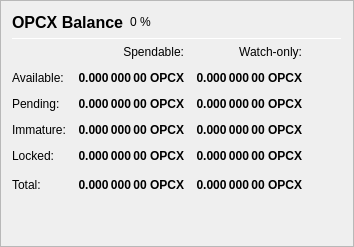
                   <widget class="QFrame" name="frame_Balances">
                    <property name="frameShape">
                     <enum>QFrame::StyledPanel</enum>
                    </property>
                    <property name="frameShadow">
                     <enum>QFrame::Raised</enum>
                    </property>
                    <layout class="QVBoxLayout" name="verticalLayout_4">
                     <item>
                      <layout class="QHBoxLayout" name="horizontalLayout_4">
                       <item>
                        <widget class="QLabel" name="label_5">
                         <property name="minimumSize">
                          <size>
                           <width>0</width>
                           <height>20</height>
                          </size>
                         </property>
                         <property name="font">
                          <font>
                           <pointsize>12</pointsize>
                           <weight>75</weight>
                           <bold>true</bold>
                          </font>
                         </property>
                         <property name="text">
                          <string>OPCX Balance</string>
                         </property>
                        </widget>
                       </item>
                       <item>
                        <widget class="QLabel" name="labelPIVPercent">
                         <property name="text">
                          <string notr="true">0 %</string>
                         </property>
                        </widget>
                       </item>
                       <item>
                        <spacer name="horizontalSpacer_3">
                         <property name="orientation">
                          <enum>Qt::Horizontal</enum>
                         </property>
                         <property name="sizeHint" stdset="0">
                          <size>
                           <width>40</width>
                           <height>20</height>
                          </size>
                         </property>
                        </spacer>
                       </item>
                      </layout>
                     </item>
                     <item>
                      <widget class="Line" name="line_Balance">
                       <property name="minimumSize">
                        <size>
                         <width>0</width>
                         <height>1</height>
                        </size>
                       </property>
                       <property name="maximumSize">
                        <size>
                         <width>16777215</width>
                         <height>1</height>
                        </size>
                       </property>
                       <property name="orientation">
                        <enum>Qt::Horizontal</enum>
                       </property>
                      </widget>
                     </item>
                     <item>
                      <layout class="QGridLayout" name="gridLayout">
                       <property name="spacing">
                        <number>12</number>
                       </property>
                       <item row="0" column="1">
                        <widget class="QLabel" name="labelSpendable">
                         <property name="text">
                          <string>Spendable:</string>
                         </property>
                         <property name="alignment">
                          <set>Qt::AlignRight|Qt::AlignTrailing|Qt::AlignVCenter</set>
                         </property>
                        </widget>
                       </item>
                       <item row="0" column="2">
                        <widget class="QLabel" name="labelWatchonly">
                         <property name="text">
                          <string>Watch-only:</string>
                         </property>
                         <property name="alignment">
                          <set>Qt::AlignRight|Qt::AlignTrailing|Qt::AlignVCenter</set>
                         </property>
                        </widget>
                       </item>
                       <item row="1" column="0">
                        <widget class="QLabel" name="labelBalanceText">
                         <property name="text">
                          <string>Available:</string>
                         </property>
                        </widget>
                       </item>
                       <item row="1" column="1">
                        <widget class="QLabel" name="labelBalance">
                         <property name="font">
                          <font>
                           <weight>75</weight>
                           <bold>true</bold>
                          </font>
                         </property>
                         <property name="cursor">
                          <cursorShape>IBeamCursor</cursorShape>
                         </property>
                         <property name="toolTip">
                          <string>Your current spendable balance</string>
                         </property>
                         <property name="text">
                          <string notr="true">0.000 000 00 OPCX</string>
                         </property>
                         <property name="alignment">
                          <set>Qt::AlignRight|Qt::AlignTrailing|Qt::AlignVCenter</set>
                         </property>
                         <property name="textInteractionFlags">
                          <set>Qt::LinksAccessibleByMouse|Qt::TextSelectableByKeyboard|Qt::TextSelectableByMouse</set>
                         </property>
                        </widget>
                       </item>
                       <item row="1" column="2">
                        <widget class="QLabel" name="labelWatchAvailable">
                         <property name="font">
                          <font>
                           <weight>75</weight>
                           <bold>true</bold>
                          </font>
                         </property>
                         <property name="cursor">
                          <cursorShape>IBeamCursor</cursorShape>
                         </property>
                         <property name="toolTip">
                          <string>Your current balance in watch-only addresses</string>
                         </property>
                         <property name="text">
                          <string notr="true">0.000 000 00 OPCX</string>
                         </property>
                         <property name="alignment">
                          <set>Qt::AlignRight|Qt::AlignTrailing|Qt::AlignVCenter</set>
                         </property>
                         <property name="textInteractionFlags">
                          <set>Qt::LinksAccessibleByMouse|Qt::TextSelectableByKeyboard|Qt::TextSelectableByMouse</set>
                         </property>
                        </widget>
                       </item>
                       <item row="2" column="0">
                        <widget class="QLabel" name="labelPendingText">
                         <property name="text">
                          <string>Pending:</string>
                         </property>
                        </widget>
                       </item>
                       <item row="2" column="1">
                        <widget class="QLabel" name="labelUnconfirmed">
                         <property name="font">
                          <font>
                           <weight>75</weight>
                           <bold>true</bold>
                          </font>
                         </property>
                         <property name="cursor">
                          <cursorShape>IBeamCursor</cursorShape>
                         </property>
                         <property name="toolTip">
                          <string>Total of transactions that have yet to be confirmed, and do not yet count toward the spendable balance</string>
                         </property>
                         <property name="text">
                          <string notr="true">0.000 000 00 OPCX</string>
                         </property>
                         <property name="alignment">
                          <set>Qt::AlignRight|Qt::AlignTrailing|Qt::AlignVCenter</set>
                         </property>
                         <property name="textInteractionFlags">
                          <set>Qt::LinksAccessibleByMouse|Qt::TextSelectableByKeyboard|Qt::TextSelectableByMouse</set>
                         </property>
                        </widget>
                       </item>
                       <item row="2" column="2">
                        <widget class="QLabel" name="labelWatchPending">
                         <property name="font">
                          <font>
                           <weight>75</weight>
                           <bold>true</bold>
                          </font>
                         </property>
                         <property name="cursor">
                          <cursorShape>IBeamCursor</cursorShape>
                         </property>
                         <property name="toolTip">
                          <string>Unconfirmed transactions to watch-only addresses</string>
                         </property>
                         <property name="text">
                          <string notr="true">0.000 000 00 OPCX</string>
                         </property>
                         <property name="alignment">
                          <set>Qt::AlignRight|Qt::AlignTrailing|Qt::AlignVCenter</set>
                         </property>
                         <property name="textInteractionFlags">
                          <set>Qt::LinksAccessibleByMouse|Qt::TextSelectableByKeyboard|Qt::TextSelectableByMouse</set>
                         </property>
                        </widget>
                       </item>
                       <item row="3" column="0">
                        <widget class="QLabel" name="labelImmatureText">
                         <property name="text">
                          <string>Immature:</string>
                         </property>
                        </widget>
                       </item>
                       <item row="3" column="1">
                        <widget class="QLabel" name="labelImmature">
                         <property name="font">
                          <font>
                           <weight>75</weight>
                           <bold>true</bold>
                          </font>
                         </property>
                         <property name="cursor">
                          <cursorShape>IBeamCursor</cursorShape>
                         </property>
                         <property name="toolTip">
                          <string>Staked or masternode rewards that has not yet matured</string>
                         </property>
                         <property name="text">
                          <string notr="true">0.000 000 00 OPCX</string>
                         </property>
                         <property name="alignment">
                          <set>Qt::AlignRight|Qt::AlignTrailing|Qt::AlignVCenter</set>
                         </property>
                         <property name="textInteractionFlags">
                          <set>Qt::LinksAccessibleByMouse|Qt::TextSelectableByKeyboard|Qt::TextSelectableByMouse</set>
                         </property>
                        </widget>
                       </item>
                       <item row="3" column="2">
                        <widget class="QLabel" name="labelWatchImmature">
                         <property name="font">
                          <font>
                           <weight>75</weight>
                           <bold>true</bold>
                          </font>
                         </property>
                         <property name="cursor">
                          <cursorShape>IBeamCursor</cursorShape>
                         </property>
                         <property name="toolTip">
                          <string>Staked or masternode rewards in watch-only addresses that has not yet matured</string>
                         </property>
                         <property name="text">
                          <string notr="true">0.000 000 00 OPCX</string>
                         </property>
                         <property name="alignment">
                          <set>Qt::AlignRight|Qt::AlignTrailing|Qt::AlignVCenter</set>
                         </property>
                         <property name="textInteractionFlags">
                          <set>Qt::LinksAccessibleByMouse|Qt::TextSelectableByKeyboard|Qt::TextSelectableByMouse</set>
                         </property>
                        </widget>
                       </item>
                       <item row="4" column="0">
                        <widget class="QLabel" name="labelLockedBalanceText">
                         <property name="toolTip">
                          <string>Locked OPCX or Masternode collaterals. These are excluded from zOPCX minting.</string>
                         </property>
                         <property name="text">
                          <string>Locked:</string>
                         </property>
                        </widget>
                       </item>
                       <item row="4" column="1">
                        <widget class="QLabel" name="labelLockedBalance">
                         <property name="font">
                          <font>
                           <weight>75</weight>
                           <bold>true</bold>
                          </font>
                         </property>
                         <property name="cursor">
                          <cursorShape>IBeamCursor</cursorShape>
                         </property>
                         <property name="toolTip">
                          <string>Locked OPCX or Masternode collaterals. These are excluded from zOPCX minting.</string>
                         </property>
                         <property name="text">
                          <string notr="true">0.000 000 00 OPCX</string>
                         </property>
                         <property name="alignment">
                          <set>Qt::AlignRight|Qt::AlignTrailing|Qt::AlignVCenter</set>
                         </property>
                         <property name="textInteractionFlags">
                          <set>Qt::LinksAccessibleByMouse|Qt::TextSelectableByKeyboard|Qt::TextSelectableByMouse</set>
                         </property>
                        </widget>
                       </item>
                       <item row="4" column="2">
                        <widget class="QLabel" name="labelWatchLocked">
                         <property name="font">
                          <font>
                           <weight>75</weight>
                           <bold>true</bold>
                          </font>
                         </property>
                         <property name="cursor">
                          <cursorShape>IBeamCursor</cursorShape>
                         </property>
                         <property name="toolTip">
                          <string>Current locked balance in watch-only addresses</string>
                         </property>
                         <property name="text">
                          <string notr="true">0.000 000 00 OPCX</string>
                         </property>
                         <property name="alignment">
                          <set>Qt::AlignRight|Qt::AlignTrailing|Qt::AlignVCenter</set>
                         </property>
                         <property name="textInteractionFlags">
                          <set>Qt::LinksAccessibleByMouse|Qt::TextSelectableByKeyboard|Qt::TextSelectableByMouse</set>
                         </property>
                        </widget>
                       </item>
                       <item row="5" column="0">
                        <widget class="QLabel" name="labelTotalText">
                         <property name="text">
                          <string>Total:</string>
                         </property>
                         <property name="toolTip">
                          <string>Your current OPCX balance, unconfirmed and immature transactions included</string>
                         </property>
                        </widget>
                       </item>
                       <item row="5" column="1">
                        <widget class="QLabel" name="labelTotal">
                         <property name="font">
                          <font>
                           <weight>75</weight>
                           <bold>true</bold>
                          </font>
                         </property>
                         <property name="cursor">
                          <cursorShape>IBeamCursor</cursorShape>
                         </property>
                         <property name="toolTip">
                          <string>Your current OPCX balance, unconfirmed and immature transactions included</string>
                         </property>
                         <property name="text">
                          <string notr="true">0.000 000 00 OPCX</string>
                         </property>
                         <property name="alignment">
                          <set>Qt::AlignRight|Qt::AlignTrailing|Qt::AlignVCenter</set>
                         </property>
                         <property name="textInteractionFlags">
                          <set>Qt::LinksAccessibleByMouse|Qt::TextSelectableByKeyboard|Qt::TextSelectableByMouse</set>
                         </property>
                        </widget>
                       </item>
                       <item row="5" column="2">
                        <widget class="QLabel" name="labelWatchTotal">
                         <property name="font">
                          <font>
                           <weight>75</weight>
                           <bold>true</bold>
                          </font>
                         </property>
                         <property name="cursor">
                          <cursorShape>IBeamCursor</cursorShape>
                         </property>
                         <property name="toolTip">
                          <string>Current total balance in watch-only addresses</string>
                         </property>
                         <property name="text">
                          <string notr="true">0.000 000 00 OPCX</string>
                         </property>
                         <property name="alignment">
                          <set>Qt::AlignRight|Qt::AlignTrailing|Qt::AlignVCenter</set>
                         </property>
                         <property name="textInteractionFlags">
                          <set>Qt::LinksAccessibleByMouse|Qt::TextSelectableByKeyboard|Qt::TextSelectableByMouse</set>
                         </property>
                        </widget>
                       </item>
                       <item row="5" column="3">
                        <spacer name="horizontalSpacer_9">
                         <property name="orientation">
                          <enum>Qt::Horizontal</enum>
                         </property>
                         <property name="sizeHint" stdset="0">
                          <size>
                           <width>40</width>
                           <height>20</height>
                          </size>
                         </property>
                        </spacer>
                       </item>
                      </layout>
                     </item>
                     <item>
                      <spacer name="verticalSpacer_3">
                       <property name="orientation">
                        <enum>Qt::Vertical</enum>
                       </property>
                       <property name="sizeHint" stdset="0">
                        <size>
                         <width>20</width>
                         <height>40</height>
                        </size>
                       </property>
                      </spacer>
                     </item>
                    </layout>
                   </widget>
